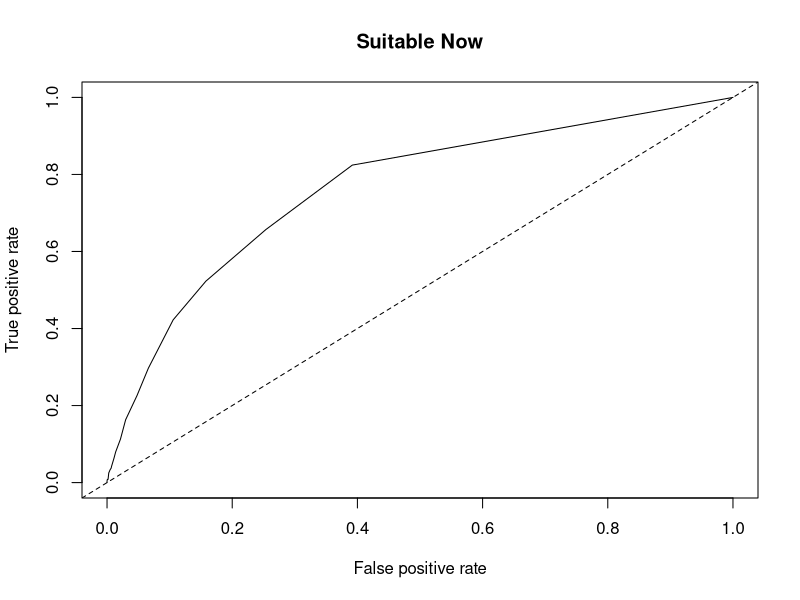
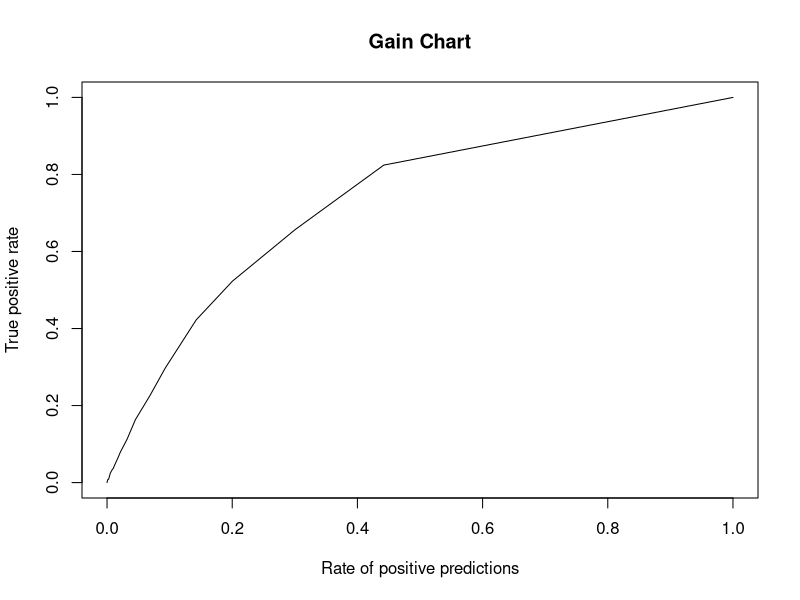
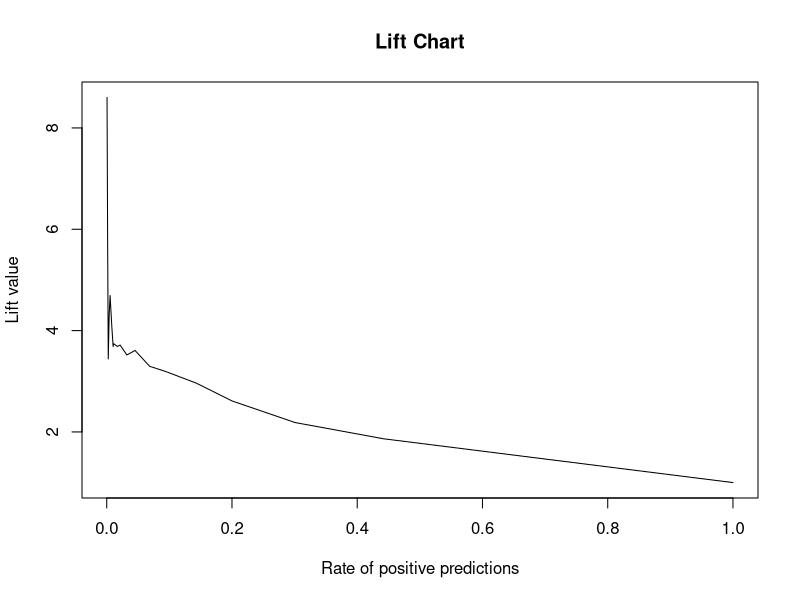
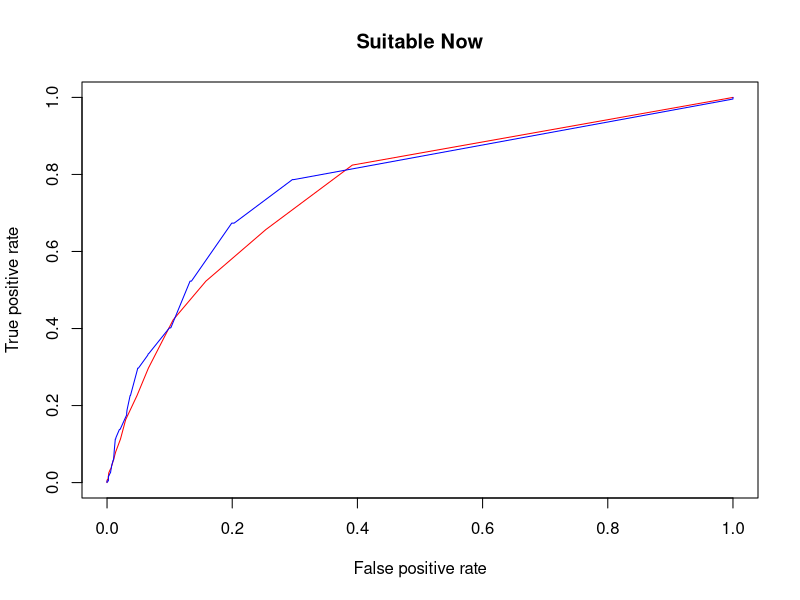
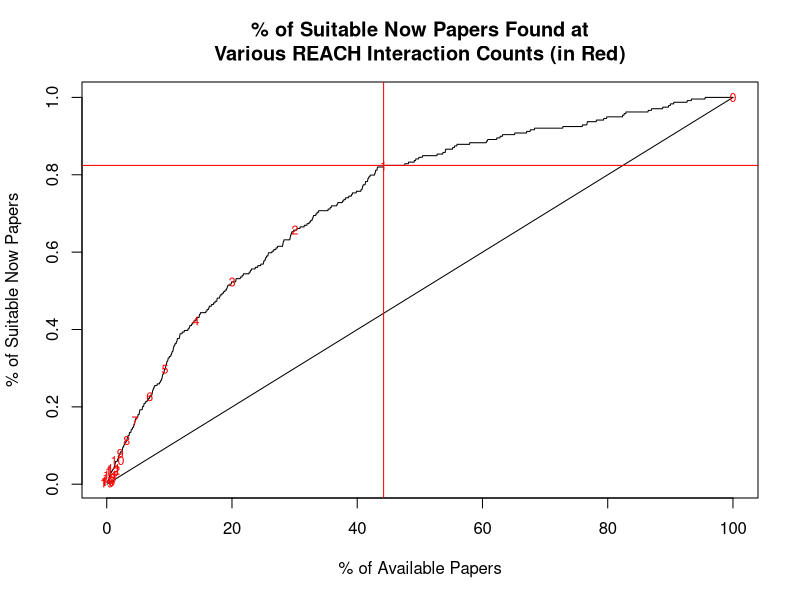

Write the R code that produced these figures, in order.
library(ROCR)

reach_count <- read.csv("jwong_data/all_pmids_abstracts_scores_mod_types.csv")
suitable_now <- readLines("jwong_data/hit_pmids.txt")
all <- readLines("jwong_data/all_pmids.txt")

score_col <- c("score", "mod_score")
tmp <- data.frame(pmid=all, suitable_now=0, reach_count=0, stringsAsFactors=FALSE)
tmp[tmp$pmid %in% suitable_now, "suitable_now"] <- 1
tmp[, c("reach_count", "reach_count_mod")] <- reach_count[match(all, reach_count$pmid), score_col]
tmp <- tmp[complete.cases(tmp),]
tmp <- merge(tmp, reach_count[, c("pmid", "types")], by="pmid", all.x=TRUE)
write.csv(tmp, "all_pmids_reach_score.csv", row.names = FALSE, quote = FALSE)
#tmp[, "reach_count"] <- ifelse(tmp[, "reach_count"] >= 1, 1, 0)

# From: pubmed_search_pmid.R
# https://rviews.rstudio.com/2019/03/01/some-r-packages-for-roc-curves/
now <- tmp[, c("suitable_now", "reach_count", "reach_count_mod")]

# prediction(predictions, labels)
pred <- prediction(now$reach_count, now$suitable_now)
perf <- performance(pred, "tpr", "fpr")
plot(perf, main="Suitable Now")
abline(0, 1, lty = 2)
gain <- performance(pred, "tpr", "rpp")
plot(gain, main = "Gain Chart")
# https://heuristically.wordpress.com/2009/12/18/plot-roc-curve-lift-chart-random-forest/
lift <- performance(pred, "lift", "rpp")
plot(lift, main="Lift Chart")

# prediction(predictions, labels)
# AUC: Cutoffs: https://www.ncbi.nlm.nih.gov/pmc/articles/PMC2935260/
# * 0.9-1: Excellent
# * 0.8-0.9: Good
# * 0.7-0.8: Fair 
# * 0.6-0.7: Poor 
# * 0.5-0.6: Bad
pred <- prediction(now$reach_count, now$suitable_now)
perf <- performance(pred, "tpr", "fpr")
auc <- performance(pred, "auc") 
auc1 <- unlist(slot(auc, "y.values"))
auc1 

pred <- prediction(now$reach_count_mod, now$suitable_now)
perf2 <- performance(pred, "tpr", "fpr")
auc <- performance(pred, "auc") 
auc2 <- unlist(slot(auc, "y.values"))
auc2

plot(perf, col="red", main="Suitable Now")
plot(perf2, add = TRUE, col="blue")

# Gain Curve (Custom)
# Creating the data frame
score_col <- "reach_count"
df <- now[, c("suitable_now", score_col)]

# Ordering the dataset
df <- df[order(-df[, score_col]),]

# FIXME
df$baseline <- seq(from = 0,
                   to = length(which(df$suitable_now == 1)),
                   length.out = nrow(df))

# Creating the cumulative density
df$reach_count_model_prcnt <- cumsum(df$suitable_now)/sum(df$suitable_now)
df$cumulative_baseline <- cumsum(df$suitable_now)
df$cumulative_baseline_prcnt <- df$baseline/sum(df$suitable_now)
df$ratio_reach_baseline <- df$reach_count_model_prcnt / df$cumulative_baseline_prcnt

# Creating the % of population
df$sample_percent <- (seq(nrow(df))/nrow(df))*100

# Plotting
plot(df$sample_percent, 
     df$reach_count_model_prcnt, 
     type="l", 
     xlab="% of Available Papers", 
     ylab="% of Suitable Now Papers",
     main="% of Suitable Now Papers Found at\nVarious REACH Interaction Counts (in Red)")
lines(df$sample_percent, df$cumulative_baseline_prcnt)

cnts <- unique(df[, score_col])
pts <- sapply(cnts, function(i) {
  #i <- 7
  idx <- which(df[, score_col] == i)
  idx[length(idx)]  
})
names(pts) <- cnts

for(i in 1:length(pts)) {
  #i <- 5
  pt <- pts[i]
  name <- names(pts)[i]
  cat("PT: ", pt, " NAME: ", name, "\n")
  x <- df$sample_percent[pt]
  y <- df$reach_count_model_prcnt[pt]
  w <- x*nrow(reach_count)/100
  z <- y*length(suitable_now)
  cat("X: ", x, " Y: ", y, " W: ", w, " Z: ", z, " W-Z: ", w-z, " (W-Z)/W: ", round((w-z)/w,2), "\n")
  text(x, y, labels=name, col="red", cex=0.75)
}

abline(v=df$sample_percent[pts["1"]], col="red")
abline(h=df$reach_count_model_prcnt[pts["1"]], col="red")

df <- round(df, 2)
